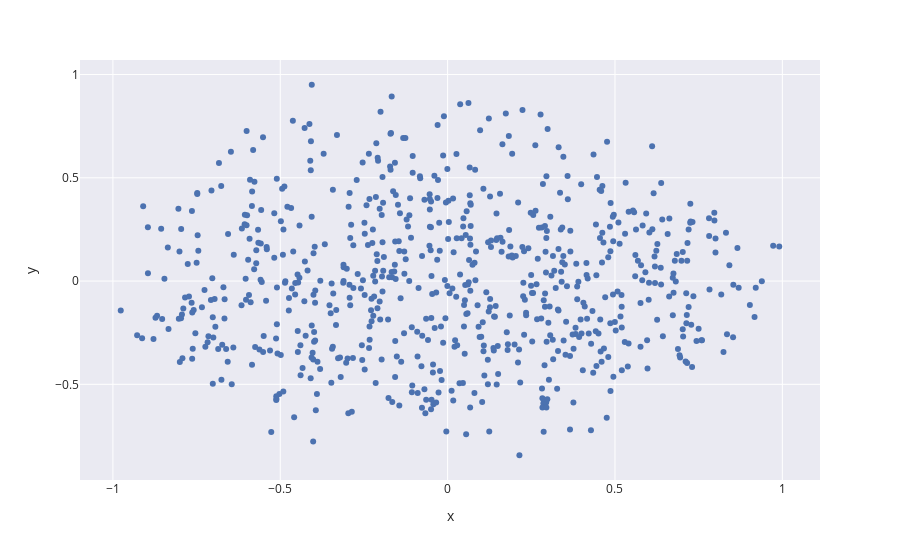

The notebook cell saved with this chart:
### Code cell
# Create a PCA instance: pca
pca = PCA(n_components=5)
principalComponents = pca.fit_transform(df_data)
# Plot the explained variances
features = range(pca.n_components_)
px.bar(x=features, y=pca.explained_variance_ratio_)

# Save components to a DataFrame
PCA_components = pd.DataFrame(principalComponents)

px.scatter(x=PCA_components[0], y=PCA_components[1])

### Figure 1 — Plotly figure (JSON) as saved in the notebook; plotly's stock layout.template omitted (floating-point values rounded to 4 significant figures; data arrays with more than 128 entries replaced by an {"elided": "..."} marker saying what was removed)
{"data": [{"hovertemplate": "x=%{x}<br>y=%{y}<extra></extra>", "legendgroup": "", "marker": {"color": "rgb(76,114,176)", "symbol": "circle"}, "mode": "markers", "name": "", "orientation": "v", "showlegend": false, "type": "scatter", "x": {"elided": "714 float values"}, "xaxis": "x", "y": {"elided": "714 float values"}, "yaxis": "y"}], "layout": {"legend": {"tracegroupgap": 0}, "margin": {"t": 60}, "xaxis": {"anchor": "y", "domain": [0, 1], "title": {"text": "x"}}, "yaxis": {"anchor": "x", "domain": [0, 1], "title": {"text": "y"}}}}
